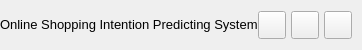
           <widget class="QFrame" name="contentTopBg">
            <property name="minimumSize">
             <size>
              <width>0</width>
              <height>50</height>
             </size>
            </property>
            <property name="maximumSize">
             <size>
              <width>16777215</width>
              <height>50</height>
             </size>
            </property>
            <property name="frameShape">
             <enum>QFrame::NoFrame</enum>
            </property>
            <property name="frameShadow">
             <enum>QFrame::Raised</enum>
            </property>
            <layout class="QHBoxLayout" name="horizontalLayout">
             <property name="spacing">
              <number>0</number>
             </property>
             <property name="leftMargin">
              <number>0</number>
             </property>
             <property name="topMargin">
              <number>0</number>
             </property>
             <property name="rightMargin">
              <number>10</number>
             </property>
             <property name="bottomMargin">
              <number>0</number>
             </property>
             <item>
              <widget class="QFrame" name="leftBox">
               <property name="sizePolicy">
                <sizepolicy hsizetype="Expanding" vsizetype="Preferred">
                 <horstretch>0</horstretch>
                 <verstretch>0</verstretch>
                </sizepolicy>
               </property>
               <property name="frameShape">
                <enum>QFrame::NoFrame</enum>
               </property>
               <property name="frameShadow">
                <enum>QFrame::Raised</enum>
               </property>
               <layout class="QHBoxLayout" name="horizontalLayout_3">
                <property name="spacing">
                 <number>0</number>
                </property>
                <property name="leftMargin">
                 <number>0</number>
                </property>
                <property name="topMargin">
                 <number>0</number>
                </property>
                <property name="rightMargin">
                 <number>0</number>
                </property>
                <property name="bottomMargin">
                 <number>0</number>
                </property>
                <item>
                 <widget class="QLabel" name="titleRightInfo">
                  <property name="sizePolicy">
                   <sizepolicy hsizetype="Preferred" vsizetype="Expanding">
                    <horstretch>0</horstretch>
                    <verstretch>0</verstretch>
                   </sizepolicy>
                  </property>
                  <property name="maximumSize">
                   <size>
                    <width>16777215</width>
                    <height>45</height>
                   </size>
                  </property>
                  <property name="font">
                   <font>
                    <family>Segoe UI</family>
                    <pointsize>10</pointsize>
                    <italic>false</italic>
                    <bold>false</bold>
                   </font>
                  </property>
                  <property name="text">
                   <string>Online Shopping Intention Predicting System</string>
                  </property>
                  <property name="alignment">
                   <set>Qt::AlignLeading|Qt::AlignLeft|Qt::AlignVCenter</set>
                  </property>
                 </widget>
                </item>
               </layout>
              </widget>
             </item>
             <item alignment="Qt::AlignRight">
              <widget class="QFrame" name="rightButtons">
               <property name="minimumSize">
                <size>
                 <width>0</width>
                 <height>28</height>
                </size>
               </property>
               <property name="frameShape">
                <enum>QFrame::NoFrame</enum>
               </property>
               <property name="frameShadow">
                <enum>QFrame::Raised</enum>
               </property>
               <layout class="QHBoxLayout" name="horizontalLayout_2">
                <property name="spacing">
                 <number>5</number>
                </property>
                <property name="leftMargin">
                 <number>0</number>
                </property>
                <property name="topMargin">
                 <number>0</number>
                </property>
                <property name="rightMargin">
                 <number>0</number>
                </property>
                <property name="bottomMargin">
                 <number>0</number>
                </property>
                <item>
                 <widget class="QPushButton" name="minimizeAppBtn">
                  <property name="minimumSize">
                   <size>
                    <width>28</width>
                    <height>28</height>
                   </size>
                  </property>
                  <property name="maximumSize">
                   <size>
                    <width>28</width>
                    <height>28</height>
                   </size>
                  </property>
                  <property name="cursor">
                   <cursorShape>PointingHandCursor</cursorShape>
                  </property>
                  <property name="toolTip">
                   <string>Minimize</string>
                  </property>
                  <property name="text">
                   <string/>
                  </property>
                  <property name="icon">
                   <iconset resource="../../../../../../repos/py/Modern_GUI_PyDracula_PySide6_or_PyQt6-master/resources.qrc">
                    <normaloff>:/icons/images/icons/icon_minimize.png</normaloff>:/icons/images/icons/icon_minimize.png</iconset>
                  </property>
                  <property name="iconSize">
                   <size>
                    <width>20</width>
                    <height>20</height>
                   </size>
                  </property>
                 </widget>
                </item>
                <item>
                 <widget class="QPushButton" name="maximizeRestoreAppBtn">
                  <property name="minimumSize">
                   <size>
                    <width>28</width>
                    <height>28</height>
                   </size>
                  </property>
                  <property name="maximumSize">
                   <size>
                    <width>28</width>
                    <height>28</height>
                   </size>
                  </property>
                  <property name="font">
                   <font>
                    <family>Segoe UI</family>
                    <pointsize>10</pointsize>
                    <italic>false</italic>
                    <bold>false</bold>
                    <stylestrategy>PreferDefault</stylestrategy>
                   </font>
                  </property>
                  <property name="cursor">
                   <cursorShape>PointingHandCursor</cursorShape>
                  </property>
                  <property name="toolTip">
                   <string>Maximize</string>
                  </property>
                  <property name="text">
                   <string/>
                  </property>
                  <property name="icon">
                   <iconset resource="../../../../../../repos/py/Modern_GUI_PyDracula_PySide6_or_PyQt6-master/resources.qrc">
                    <normaloff>:/icons/images/icons/icon_maximize.png</normaloff>:/icons/images/icons/icon_maximize.png</iconset>
                  </property>
                  <property name="iconSize">
                   <size>
                    <width>20</width>
                    <height>20</height>
                   </size>
                  </property>
                 </widget>
                </item>
                <item>
                 <widget class="QPushButton" name="closeAppBtn">
                  <property name="minimumSize">
                   <size>
                    <width>28</width>
                    <height>28</height>
                   </size>
                  </property>
                  <property name="maximumSize">
                   <size>
                    <width>28</width>
                    <height>28</height>
                   </size>
                  </property>
                  <property name="cursor">
                   <cursorShape>PointingHandCursor</cursorShape>
                  </property>
                  <property name="toolTip">
                   <string>Close</string>
                  </property>
                  <property name="text">
                   <string/>
                  </property>
                  <property name="icon">
                   <iconset resource="../../../../../../repos/py/Modern_GUI_PyDracula_PySide6_or_PyQt6-master/resources.qrc">
                    <normaloff>:/icons/images/icons/icon_close.png</normaloff>:/icons/images/icons/icon_close.png</iconset>
                  </property>
                  <property name="iconSize">
                   <size>
                    <width>20</width>
                    <height>20</height>
                   </size>
                  </property>
                 </widget>
                </item>
               </layout>
              </widget>
             </item>
            </layout>
           </widget>
